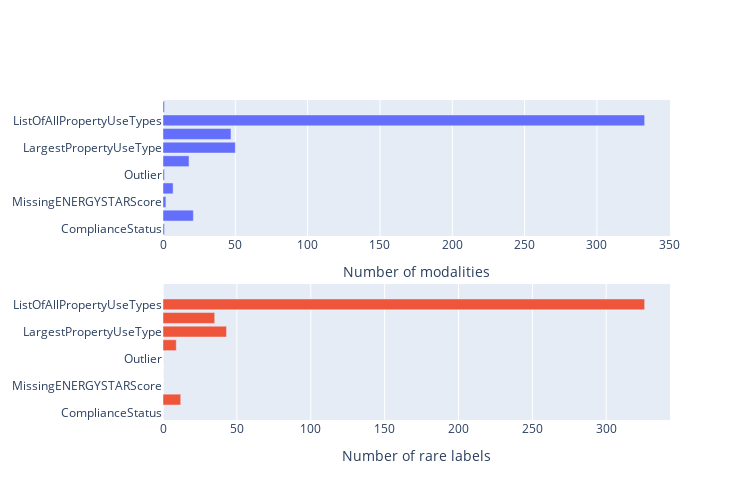

The notebook cell saved with this chart:
### Markdown cell above
### 2.3 Cardinalité & labels rares

### Code cell
# Cardinality of categorical variables
fig = make_subplots(rows=2, cols=1)

fig.add_trace(go.Bar(y=cat_features, x=df[cat_features].nunique().values, orientation='h', showlegend=False), row=1, col=1)

rare_labels = []
for var in cat_features:
    value_counts = df[var].value_counts(normalize=True)
    rare_labels.append(len(value_counts[value_counts < 0.03]))
fig.add_trace(go.Bar(x=rare_labels, y=cat_features, orientation='h', showlegend=False), row=2, col=1)

fig.update_xaxes(title_text="Number of modalities", row=1, col=1)
fig.update_xaxes(title_text="Number of rare labels", row=2, col=1)
fig.update_layout(height=500, width=750)

fig.show()

### Figure 1 — Plotly figure (JSON) as saved in the notebook; plotly's stock layout.template omitted (floating-point values rounded to 4 significant figures)
{"data": [{"orientation": "h", "showlegend": false, "type": "bar", "x": [1, 21, 2, 7, 1, 18, 50, 47, 333, 1], "xaxis": "x", "y": ["ComplianceStatus", "PrimaryPropertyType", "MissingENERGYSTARScore", "CouncilDistrictCode", "Outlier", "Neighborhood", "LargestPropertyUseType", "ZipCode", "ListOfAllPropertyUseTypes", "BuildingType"], "yaxis": "y"}, {"orientation": "h", "showlegend": false, "type": "bar", "x": [0, 12, 0, 0, 0, 9, 43, 35, 326, 0], "xaxis": "x2", "y": ["ComplianceStatus", "PrimaryPropertyType", "MissingENERGYSTARScore", "CouncilDistrictCode", "Outlier", "Neighborhood", "LargestPropertyUseType", "ZipCode", "ListOfAllPropertyUseTypes", "BuildingType"], "yaxis": "y2"}], "layout": {"height": 500, "width": 750, "xaxis": {"anchor": "y", "domain": [0, 1], "title": {"text": "Number of modalities"}}, "xaxis2": {"anchor": "y2", "domain": [0, 1], "title": {"text": "Number of rare labels"}}, "yaxis": {"anchor": "x", "domain": [0.575, 1]}, "yaxis2": {"anchor": "x2", "domain": [0, 0.425]}}}
